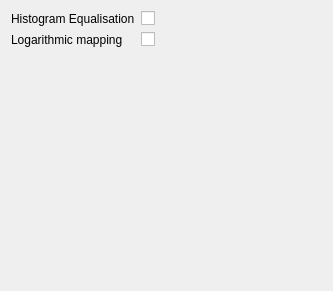
<?xml version="1.0" encoding="UTF-8"?>
<ui version="4.0">
 <class>MonoScalerCfg</class>
 <widget class="QWidget" name="MonoScalerCfg">
  <property name="geometry">
   <rect>
    <x>0</x>
    <y>0</y>
    <width>333</width>
    <height>291</height>
   </rect>
  </property>
  <property name="windowTitle">
   <string>Scaler</string>
  </property>
  <layout class="QFormLayout" name="formLayout">
   <item row="0" column="0">
    <widget class="QLabel" name="label">
     <property name="text">
      <string>Histogram Equalisation</string>
     </property>
     <property name="buddy">
      <cstring>histEq</cstring>
     </property>
    </widget>
   </item>
   <item row="0" column="1">
    <widget class="QCheckBox" name="histEq">
     <property name="text">
      <string/>
     </property>
    </widget>
   </item>
   <item row="1" column="1">
    <widget class="QCheckBox" name="logMap">
     <property name="text">
      <string/>
     </property>
    </widget>
   </item>
   <item row="1" column="0">
    <widget class="QLabel" name="label_2">
     <property name="text">
      <string>Logarithmic mapping</string>
     </property>
     <property name="buddy">
      <cstring>logMap</cstring>
     </property>
    </widget>
   </item>
  </layout>
 </widget>
 <resources/>
 <connections/>
</ui>
